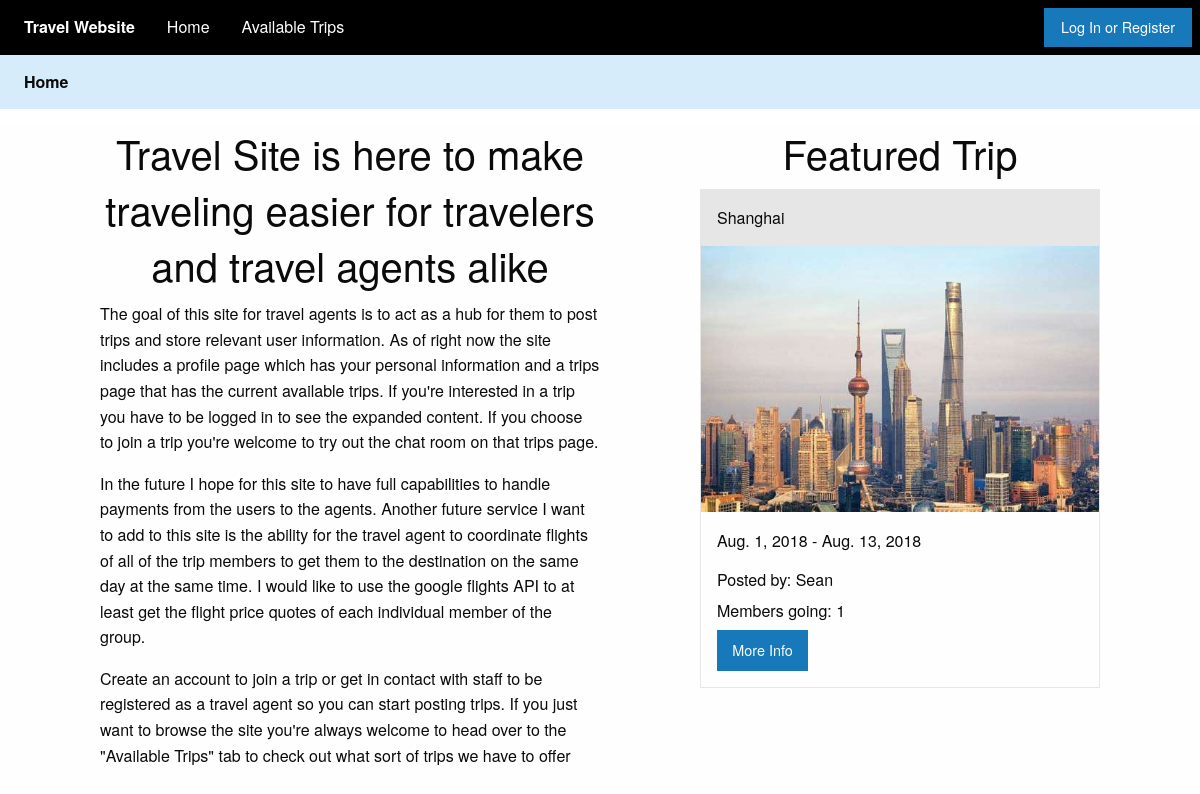
The app's page /, older data.
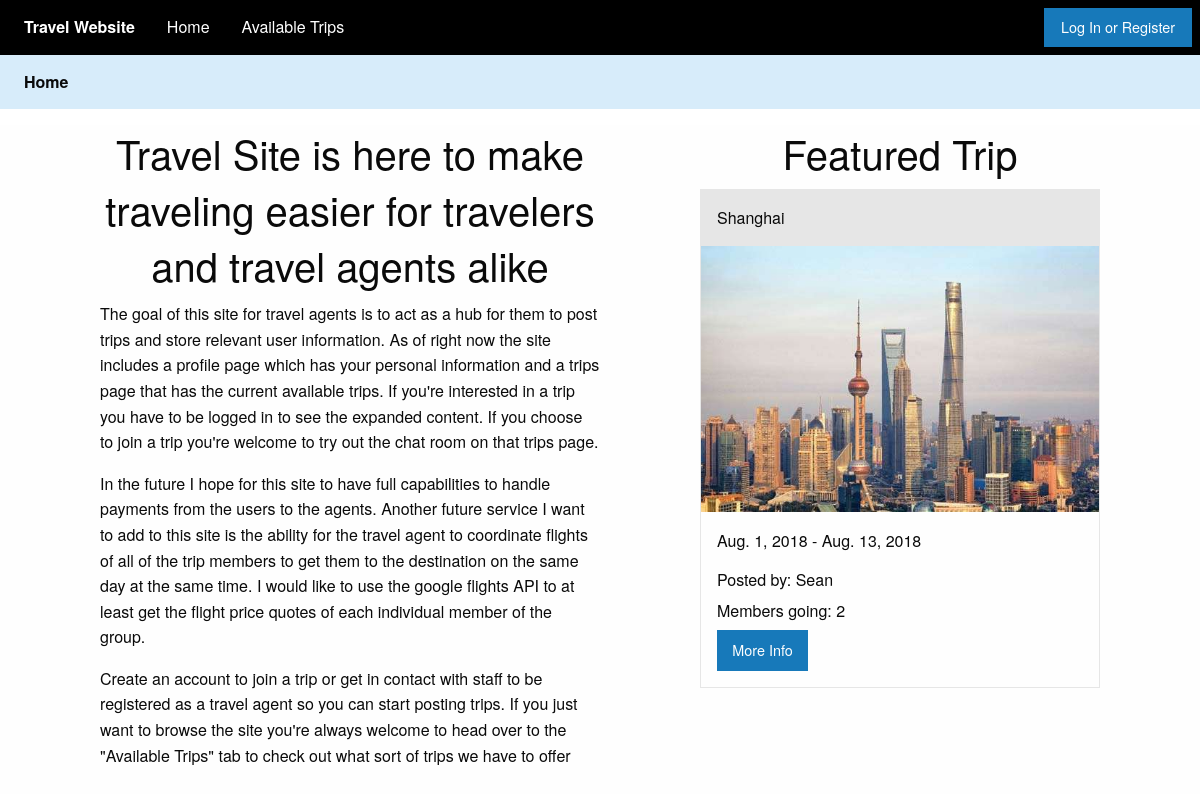
The same page, newer data.
### myapp/models.py (models this page shows, shortened)
class Trip(models.Model):
    name = models.CharField(max_length=40)
    description = models.CharField(max_length=1000)
    start_date = models.DateField()
    end_date = models.DateField()
    created_on = models.DateTimeField(auto_now_add=True, blank=True)
    author = models.ForeignKey(User, on_delete=models.CASCADE)
    image = models.ImageField(max_length = 150, upload_to='uploads/%Y/%M/%D')
    image_description = models.CharField(max_length=40)
    num_people = models.IntegerField(default=0)

### myapp/views.py (the view)
# urls.py: path('', views.index),
def index(request):
    trip_list = Trip.objects.all()
    trip = trip_list[0]
    context = {'trip':trip}
    return render(request, 'index.html', context)

### myapp/templates/index.html
{% extends "base.html" %}
{% block body %}
<div class="top-bar" style="background-color:#d7ecfa">
  <div class="top-bar-left">
    <ul class="dropdown menu" style="background-color:#d7ecfa" data-dropdown-menu>
      <li class="menu-text" style="background-color:#d7ecfa">Home</li>
    </ul>
  </div>
</div>
<div class="top-bar" style="background-color:#FFFFFF"></div>
<div class="grid-container">
  <div class="grid-x grid-padding-x">
    <div class="column large-5 medium-10 small-10 large-offset-1 medium-offset-1 small-offset-1">
        <h2 class="text-center"> Travel Site is here to make traveling easier for travelers and travel agents alike</h1>
        <p> The goal of this site for travel agents is to act as a hub for them to post trips and store
          relevant user information. As of right now the site includes a profile page which has your personal
          information and a trips page that has the current available trips. If you're interested in a trip you have to be
	logged in to see the expanded content. If you choose to join a trip you're welcome to try out the chat room on that
	trips page.</p>
        <p>In the future I hope for this site to have full capabilities to handle payments from the users to the agents.
        Another future service I want to add to this site is the ability for the travel agent to coordinate
      flights of all of the trip members to get them to the destination on the same day at the same time. I would
    like to use the google flights API to at least get the flight price quotes of each individual member of the group.</p>
        <p> Create an account to join a trip or get in contact with staff to be registered as a travel agent so you can start
          posting trips. If you just want to browse the site you're always welcome to head over to the "Available Trips" tab
          to check out what sort of trips we have to offer </p>
  </div>
  <div class="column large-1 medium-12 small-12"></div>
  <div class="column large-4 medium-12 small-12">
      <div class="text-center"><h2>Featured Trip</h2></div>
        <div class="cell">
          <div class="card">
            <div class="card-divider">{{ trip.name }}</div>
            <img src="{{ trip.image.url }}" alt="{{ trip.image_description }}" class="img-responsive img-rounded">
            <div class="card-section">
              <p>{{ trip.start_date }} - {{ trip.end_date }}</p>
              <h6>Posted by: {{ trip.author.first_name }}</h6>
              <h6>Members going: {{ trip.num_people }}</h6>
	      <a id="{{ trip.id }}" {% if user.is_authenticated %}href="/trip_info{{ trip.id }}"{% else %}href="/login"{% endif %} method="GET" class="button">More Info</a>
            </div>
          </div>
        </div>
  </div>
</div>
</div>
{% endblock %}

Row changes from the older to the newer data that the page shows:
changed Trip "Shanghai": num_people "1" → "2"
